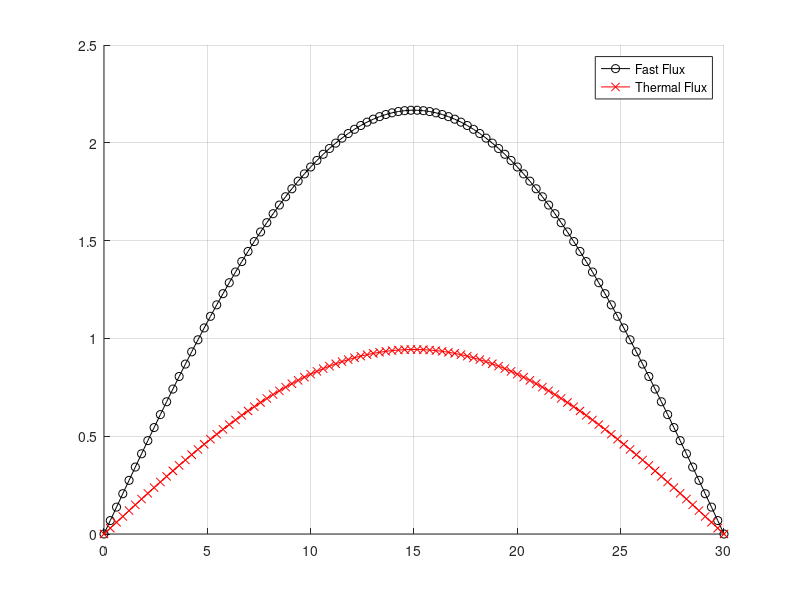

The MATLAB script that drew this image:
clc, clear, clf, close all

nusigf = [ 0.080 0.080;
           0.000 0.000];
       
sigs = [ 0.000 0.000;
         0.050 0.000];
     
sigR = [ 0.09 0.09 ];
D = [0.9 0.9];

%nusigf = [ 0.070 0.010 ];
%sigtot = [0.066 0.066];
%sigtot = [ 0.1 0.1 ];
%sigss = [0.010 0.010];
%sigR = sigtot - diag(sigs)';
%sigR = [ 0.066 1 ];
%D = [ 0.9 0.9 ];
%sigs = [ 0.0 0.05 ];

% nusigf = [ 0.008476 0.18514 ];
% sigR = [ 0.02619 0.1210 ];
% D = [ 1.2627 0.3543 ];
% siga = [ 0.01207 0.1210];
% 
% sigs = [ sigR(2)-siga(2) sigR(1) - siga(1) ];

%B = @(x) 1 - nusigf(1)/(sigR(1)+D(1)*x) + sigs(2)/(sigR(1)+D(1)*x)*(nusigf(2)/(sigR(2)+D(2)*x));
%B2 = fsolve(B,50);

%Lx = pi/(sqrt(B2))

%This makes slab critical
%Lx = 33.401;
%Lx = 6.79405;
nEgrps = 2;

Lx = 30.0;
%Lx = pi*((nusigf(1)-sigR(1))/D(1))^(-0.5);
N = 100;

h = Lx/(N-1);

x = 0:h:Lx;

L = zeros(N,N,nEgrps);

for i = 1:nEgrps

    L(:,:,i) = (-D(i)/h^2).*full(gallery('tridiag',N,1,-2,1));
    
end

for i = 1:nEgrps
    
    T(:,:,i) = sigR(i).*eye(N,N);
    
end

M = L + T;

for i = 1:nEgrps
    
    M(1,1,i) = 1; M(1,2,i) = 0;
    M(end,end,i) = 1; M(end,end-1,i) = 0;
    
end

phi = ones(N,1,nEgrps);
psi = ones(N,1,nEgrps);
q = zeros(N,1,nEgrps);
f = zeros(N,1,nEgrps);

for i = 1:nEgrps
    
    phi(1,1,i) = 0;
    phi(end,1,i) = 0;
    
end

tol = 1e-15;
keff = 1.0;

for i = 1:1000
    
    k_i = keff;
    f(:,:,:) = 0;
    q(:,:,:) = 0;
    %q(:,:,:) = 0;
    
    for j = 1:nEgrps
        
        % Need to separate fission source and scattering source for my
        % sake.
        
        for k = 1:nEgrps
            
            f(:,1,j) = f(:,1,j) + nusigf(j,k)*phi(:,1,k);
            
        end
        
        for k = 1:nEgrps
            
            %if k ~= j
                
                q(:,1,j) = q(:,1,j) + sigs(j,k)*phi(:,1,k);
                
            %end
            
        end
            
        psi(:,1,j) = M(:,:,j)\(f(:,1,j)+q(:,1,j));
            
    end
    
    Sprev = 0;
    Snew = 0;
    
    for l = 1:nEgrps
        
        for m  = 1:nEgrps
            
            Snew = Snew + sum(nusigf(l,m)*psi(:,1,m));
            Sprev = Sprev + sum(nusigf(l,m)*phi(:,1,m));
        
        %Snew = Snew + sum(nusigf(l).*psi(:,1,l));
        %Sprev = Sprev + sum(nusigf(l).*phi(:,1,l));
        
        end
        
    end
    
    keff = Snew/Sprev;
    
    phi = (1/keff).*psi;
    phi(1,1,:) = 0;
    phi(N,1,:) = 0;
    
    residual = norm(abs(keff-k_i));
    
    if residual <= tol
        
        fprintf('k-effective converged: %f in %i iterations \n',keff,i)
        break
        
    end
    
end

hold on

strs = {'ko-','rx-'};

for i = 1:nEgrps
    
    plot(x,phi(:,1,i),strs{i})%,x,phi(:,1,2),'rx-');
    
end
legend('Fast Flux','Thermal Flux');
grid on